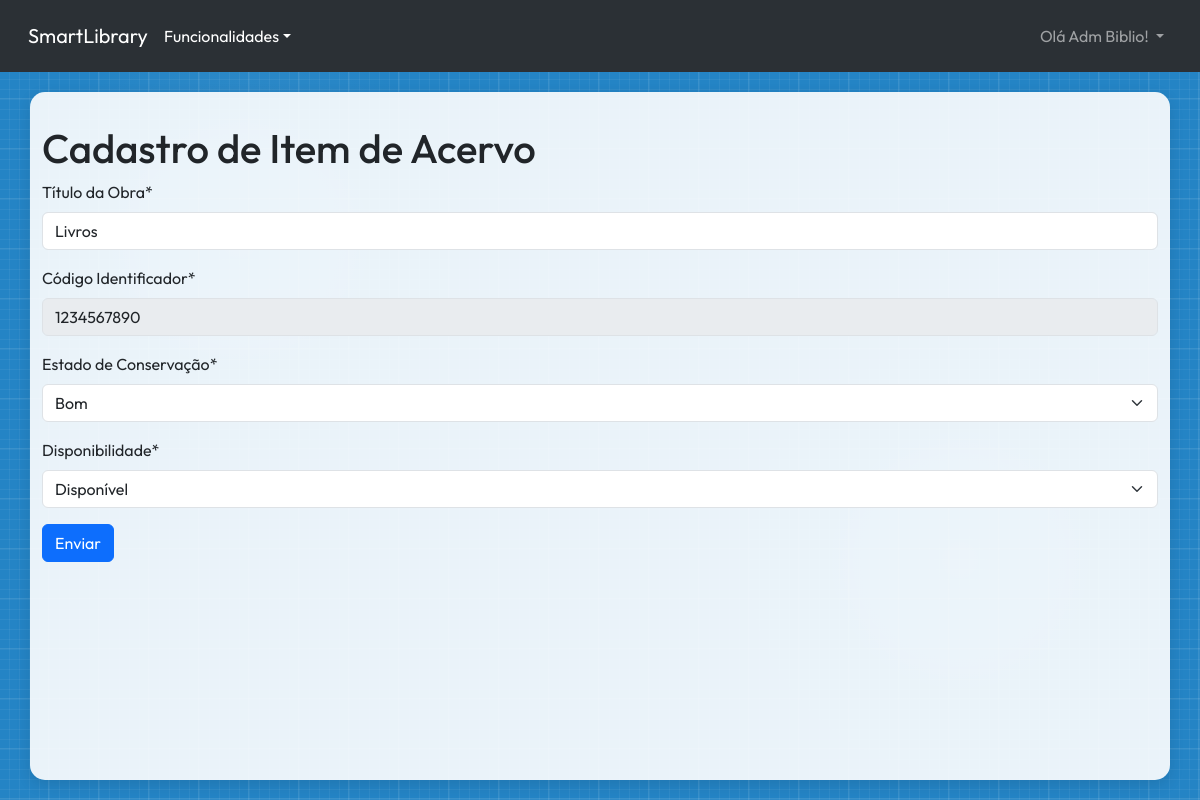
Before: /collection-item/update/1234567890 (signed in) with the older database file.
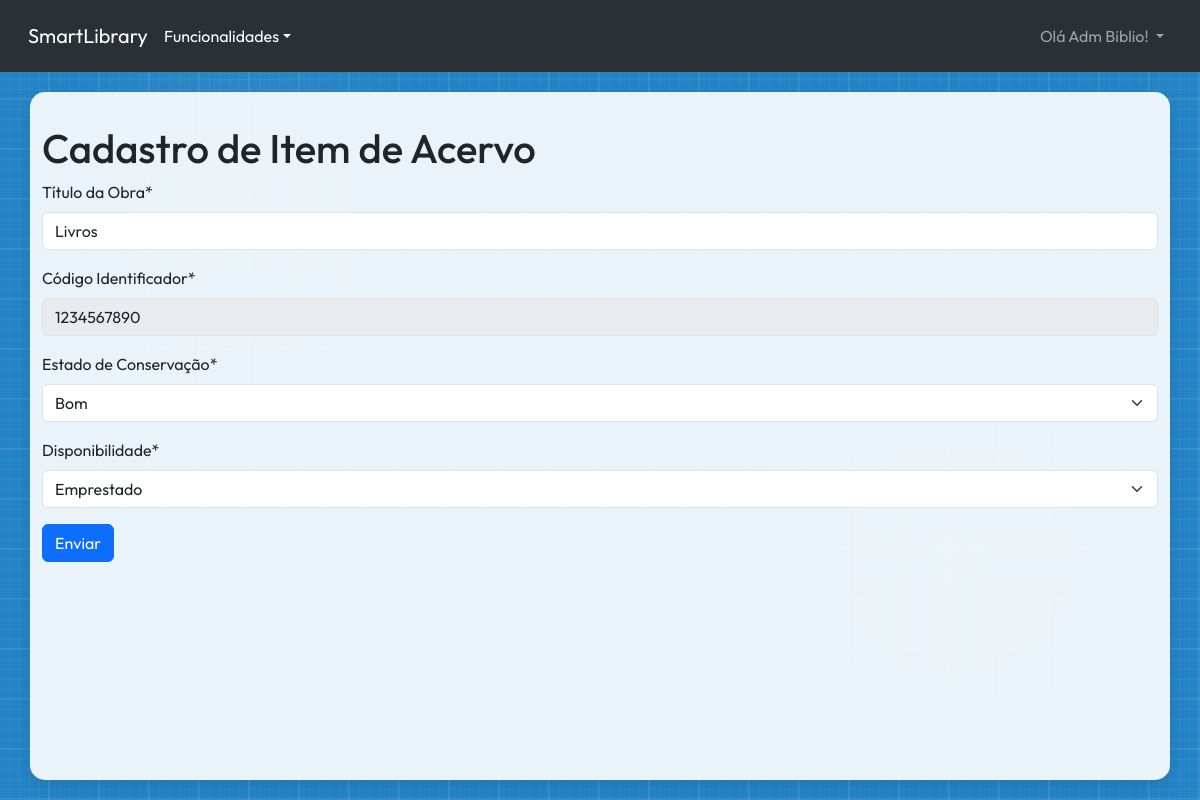
After: the same page with the newer database file.
### collection_item/models.py (models this page shows, shortened)
class CollectionItem(models.Model):
    ESTADO_CONSEVACAO = {
        "Bom": "Bom",
        "Regular": "Regular",
        "Ruim": "Ruim",
        "Danificado": "Danificado",
    }
    ESTADO_DISPONIVEL = {
        "Disponível": "Disponível",
        "Emprestado": "Emprestado",
        "Reservado": "Reservado",
    }
    title = models.CharField(
        verbose_name="Título da Obra",
        max_length=50,
        null=False,
        blank=False,
    )
    id_code = models.CharField(
        verbose_name="Código Identificador",
        max_length=10,
        primary_key=True,
        validators=[id_code_validator],
    )
    preservation = models.CharField(
        verbose_name="Estado de Conservação",
        max_length=10,
        choices=ESTADO_CONSEVACAO,
        null=False,
        blank=False,
    )
    availability = models.CharField(
        verbose_name="Disponibilidade",
        max_length=10,
        choices=ESTADO_DISPONIVEL,
        null=False,
        blank=False,
    )
    entry_date = models.DateField(
        auto_now_add=True,
        null=False,
        blank=False,
    )
    class Meta:
        ordering = ["title"]
        verbose_name = "Item do Acervo"
        verbose_name_plural = "Itens do Acervo"

### collection_item/views.py (the view, shortened to what this page needs)
class CollectionItemUpdateView(LoginRequiredMixin, UpdateView):
    model = CollectionItem
    form_class = CollectionItemForm
    template_name = "collection_item/collectionitem_form.html"
    success_url = reverse_lazy("collection_item_list")

### user/models.py (called while the page is built)
    def __str__(self):
        return self.username

### collection_item/templates/collection_item/collectionitem_form.html (shortened to what this page needs)
{% extends "base.html" %}
{% load crispy_forms_tags %}
{% block main_content %}
    <h1>Cadastro de Item de Acervo</h1>
    <form method="POST">
        {{ form|crispy }}
        <button type="submit" class="btn btn-primary">Enviar</button>
    </form>
{% endblock main_content %}

Changed rows visible on the page:
changed CollectionItem "Livros": availability "Disponível" → "Emprestado"
